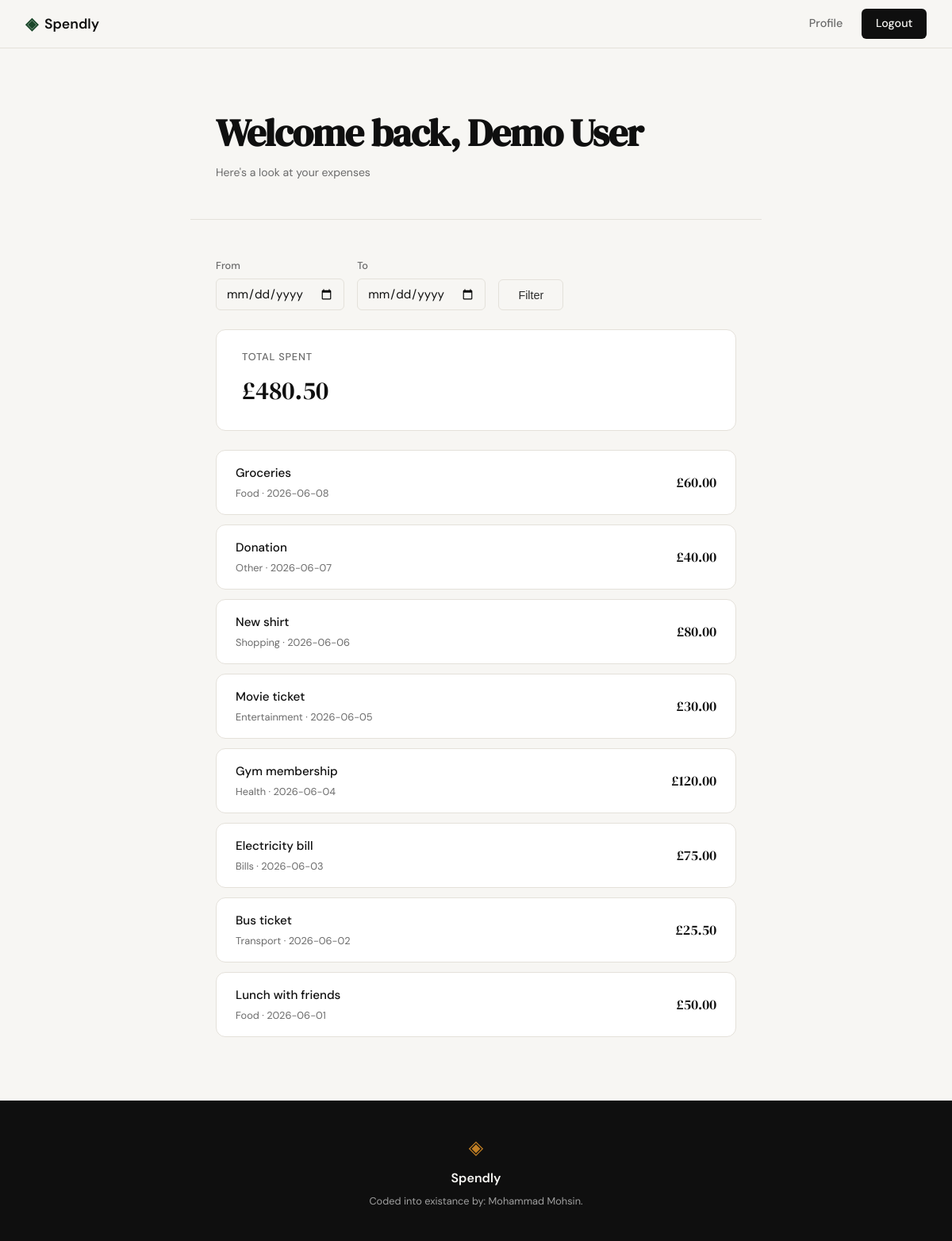
Screenshot of /profile (signed in) with the database file from the repository.
### tables this page shows
CREATE TABLE expenses (
    id INTEGER PRIMARY KEY AUTOINCREMENT,
    user_id INTEGER NOT NULL,
    amount REAL NOT NULL,
    category TEXT NOT NULL,
    date TEXT NOT NULL,
    description TEXT,
    created_at TEXT DEFAULT CURRENT_TIMESTAMP,
    FOREIGN KEY (user_id) REFERENCES users (id)
);

### app.py (the view)
@app.route("/profile")
@login_required
def profile():
    start_date = request.args.get("start_date", "").strip()
    end_date = request.args.get("end_date", "").strip()
    if start_date and end_date and start_date > end_date:
        flash("Start date must be before end date.", "error")
        start_date = ""
        end_date = ""
    expenses = get_expenses_for_user(session["user_id"], start_date or None, end_date or None)
    total = sum(expense["amount"] for expense in expenses)
    return render_template(
        "profile.html",
        expenses=expenses,
        total=total,
        start_date=start_date,
        end_date=end_date,
    )

### app.py (called while the page is built)
def login_required(view):
    @wraps(view)
    def wrapped_view(*args, **kwargs):
        if session.get("user_id") is None:
            flash("Please sign in to continue.", "error")
            return redirect(url_for("login"))
        return view(*args, **kwargs)
    return wrapped_view

### database/db.py (called while the page is built)
def get_db():
    if 'db' not in g:
        g.db = sqlite3.connect(
            current_app.config['DATABASE'],
            detect_types=sqlite3.PARSE_DECLTYPES
        )
        g.db.row_factory = sqlite3.Row
        g.db.execute("PRAGMA foreign_keys = ON")
    return g.db

def get_expenses_for_user(user_id, start_date=None, end_date=None):
    db = get_db()
    query = "SELECT * FROM expenses WHERE user_id = ?"
    params = [user_id]
    if start_date:
        query += " AND date >= ?"
        params.append(start_date)
    if end_date:
        query += " AND date <= ?"
        params.append(end_date)
    query += " ORDER BY date DESC"
    return db.execute(query, params).fetchall()

### templates/profile.html (shortened to what this page needs)
{% extends "base.html" %}
{% block content %}
<div class="page-header">
    <h1 class="page-header-title">Welcome back, {{ session.user_name }}</h1>
    <p class="page-header-meta">Here's a look at your expenses</p>
</div>
<section class="profile-section">
    <form class="filter-form" method="GET" action="{{ url_for('profile') }}">
        <div class="filter-form-field">
            <label for="start_date">From</label>
            <input type="date" id="start_date" name="start_date" class="form-input" value="{{ start_date }}">
        </div>
        <div class="filter-form-field">
            <label for="end_date">To</label>
            <input type="date" id="end_date" name="end_date" class="form-input" value="{{ end_date }}">
        </div>
        <button type="submit" class="btn-ghost">Filter</button>
    </form>
    {% if expenses %}
    <div class="expense-total">
        <p class="expense-total-label">Total spent</p>
        <p class="expense-total-value">£{{ "%.2f"|format(total) }}</p>
    </div>
    <div class="expense-list">
        {% for expense in expenses %}
        <div class="expense-row">
            <div class="expense-row-main">
                <p class="expense-row-description">{{ expense.description or expense.category }}</p>
                <p class="expense-row-meta">{{ expense.category }} · {{ expense.date }}</p>
            </div>
            <p class="expense-row-amount">£{{ "%.2f"|format(expense.amount) }}</p>
        </div>
        {% endfor %}
    </div>
    {% else %}
    <div class="empty-state">
        <p class="empty-state-title">No expenses yet</p>
        <p class="empty-state-body">Your expenses will appear here.</p>
    </div>
    {% endif %}
</section>
{% endblock %}

### templates/base.html (shortened to what this page needs)
<!DOCTYPE html>
<html lang="en">
<head>
    <link rel="stylesheet" href="{{ url_for('static', filename='css/style.css') }}">
</head>
<body>
    <nav class="navbar">
        <div class="nav-inner">
            <a href="{{ url_for('landing') }}" class="nav-brand">
                <span class="brand-icon">◈</span>
                <span class="brand-name">Spendly</span>
            </a>
            <div class="nav-links">
                {% if session.user_id %}
                <a href="{{ url_for('profile') }}">Profile</a>
                <a href="{{ url_for('logout') }}" class="nav-cta">Logout</a>
                {% else %}
                <a href="{{ url_for('login') }}">Sign in</a>
                <a href="{{ url_for('register') }}" class="nav-cta">Get started</a>
                {% endif %}
            </div>
        </div>
    </nav>
    <main class="main-content">
        {% block content %}{% endblock %}
    </main>
    <footer class="footer">
        <div class="footer-inner">
            <span class="brand-icon">◈</span>
            <span class="footer-name">Spendly</span>
            <p class="footer-copy">Coded into existance by: Mohammad Mohsin.</p>
        </div>
    </footer>
</body>
</html>

### static/css/style.css (style rules this page uses)
:root { --ink: #0f0f0f; --ink-soft: #2d2d2d; --ink-muted: #6b6b6b; --ink-faint: #a0a0a0; --paper: #f7f6f3; --paper-warm: #f0ede6; --paper-card: #ffffff; --accent: #1a472a; --accent-light: #e8f0eb; --accent-2: #c17f24; --accent-2-light: #fdf3e3; --danger: #c0392b; --danger-light: #fdecea; --border: #e4e1da; --border-soft: #eeebe4; --font-display: 'DM Serif Display', Georgia, serif; --font-body: 'DM Sans', system-ui, sans-serif; --max-width: 1200px; --auth-width: 440px; --radius-sm: 6px; --radius-md: 12px; --radius-lg: 20px; }
*, *::before, *::after { box-sizing: border-box; margin: 0; padding: 0; }
html { font-size: 16px; scroll-behavior: smooth; }
body { background: var(--paper); color: var(--ink); font-family: var(--font-body); font-size: 1rem; line-height: 1.6; -webkit-font-smoothing: antialiased; }
a { color: inherit; text-decoration: none; }
.navbar { position: sticky; top: 0; z-index: 100; background: var(--paper); border-bottom: 1px solid var(--border); padding: 0 2rem; }
.nav-inner { max-width: var(--max-width); margin: 0 auto; height: 60px; display: flex; align-items: center; justify-content: space-between; }
.nav-brand { display: flex; align-items: center; gap: 0.5rem; font-family: var(--font-body); font-weight: 600; font-size: 1.1rem; color: var(--ink); }
.brand-icon { color: var(--accent); font-size: 1.3rem; }
.brand-name { color: var(--ink); }
.nav-links { display: flex; align-items: center; gap: 1.5rem; font-size: 0.9rem; font-weight: 500; }
.nav-links a { color: var(--ink-muted); transition: color 0.2s; }
.nav-cta { background: var(--ink) !important; color: var(--paper) !important; padding: 0.45rem 1.1rem; border-radius: var(--radius-sm); transition: background 0.2s !important; }
.main-content { min-height: calc(100vh - 60px - 100px); }
.btn-ghost { display: inline-block; background: transparent; color: var(--ink-soft); padding: 0.65rem 1.5rem; border-radius: var(--radius-sm); font-size: 0.9rem; font-weight: 500; border: 1px solid var(--border); transition: all 0.2s; text-decoration: none; }
.form-input { width: 100%; padding: 0.6rem 0.875rem; border: 1px solid var(--border); border-radius: var(--radius-sm); font-family: var(--font-body); font-size: 0.95rem; color: var(--ink); background: var(--paper); outline: none; transition: border-color 0.2s; }
.form-input::placeholder { color: var(--ink-faint); }
.footer { background: var(--ink); color: var(--paper); padding: 2.5rem 2rem; text-align: center; }
.footer-inner { display: flex; flex-direction: column; align-items: center; gap: 0.4rem; }
.footer .brand-icon { color: var(--accent-2); font-size: 1.5rem; }
.footer-name { font-weight: 600; font-size: 1rem; }
.footer-copy { font-size: 0.8rem; color: var(--ink-faint); }
.page-header { padding: 5rem 2rem 3rem; max-width: 720px; margin: 0 auto; border-bottom: 1px solid var(--border); }
.page-header-title { font-family: var(--font-display); font-size: clamp(2rem, 4vw, 3rem); line-height: 1.1; letter-spacing: -0.02em; color: var(--ink); margin-bottom: 0.75rem; }
.page-header-meta { font-size: 0.875rem; color: var(--ink-muted); }
.profile-section { max-width: 720px; margin: 0 auto; padding: 3rem 2rem 5rem; }
.expense-total { background: var(--paper-card); border: 1px solid var(--border); border-radius: var(--radius-md); padding: 1.5rem 2rem; margin-bottom: 1.5rem; }
.expense-total-label { font-size: 0.8rem; font-weight: 500; color: var(--ink-muted); text-transform: uppercase; letter-spacing: 0.06em; margin-bottom: 0.4rem; }
.expense-total-value { font-family: var(--font-display); font-size: 2rem; color: var(--ink); }
.expense-list { display: flex; flex-direction: column; gap: 0.75rem; }
.expense-row { display: flex; justify-content: space-between; align-items: center; background: var(--paper-card); border: 1px solid var(--border); border-radius: var(--radius-md); padding: 1rem 1.5rem; }
.expense-row-description { font-size: 0.95rem; font-weight: 500; color: var(--ink); margin-bottom: 0.2rem; }
.expense-row-meta { font-size: 0.8rem; color: var(--ink-muted); }
.expense-row-amount { font-family: var(--font-display); font-size: 1.1rem; color: var(--ink); white-space: nowrap; }
.filter-form { display: flex; align-items: flex-end; gap: 1rem; flex-wrap: wrap; margin-bottom: 1.5rem; }
.filter-form-field { display: flex; flex-direction: column; gap: 0.35rem; }
.filter-form-field label { font-size: 0.8rem; font-weight: 500; color: var(--ink-muted); }
.filter-form .form-input { padding: 0.5rem 0.75rem; }

### rows the page displays
expenses: description "Groceries", category "Food", date "2026-06-08", amount "60.00"
expenses: description "Donation", category "Other", date "2026-06-07", amount "40.00"
expenses: description "New shirt", category "Shopping", date "2026-06-06", amount "80.00"
expenses: description "Movie ticket", category "Entertainment", date "2026-06-05", amount "30.00"
expenses: description "Gym membership", category "Health", date "2026-06-04", amount "120.00"
expenses: description "Electricity bill", category "Bills", date "2026-06-03", amount "75.00"
expenses: description "Bus ticket", category "Transport", date "2026-06-02", amount "25.50"
expenses: description "Lunch with friends", category "Food", date "2026-06-01", amount "50.00"

### other values shown
{{ session.user_name }} "Demo User"
{{ "%.2f"|format(total) }} "480.50"
